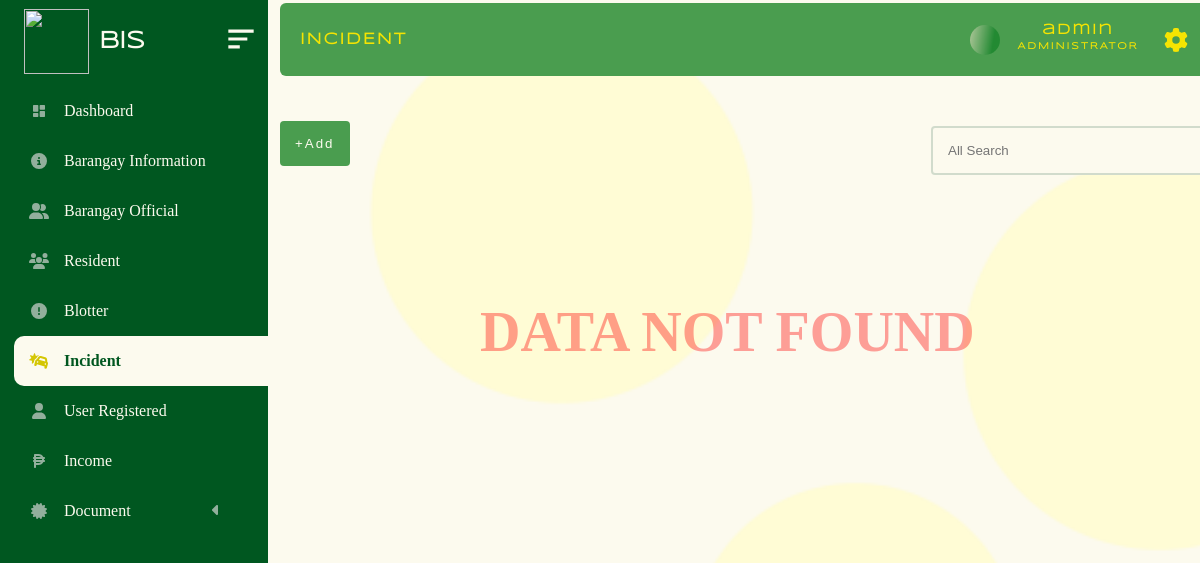
/administrator/admin_panel/incident.php (signed in), run on an earlier commit of the app's database.
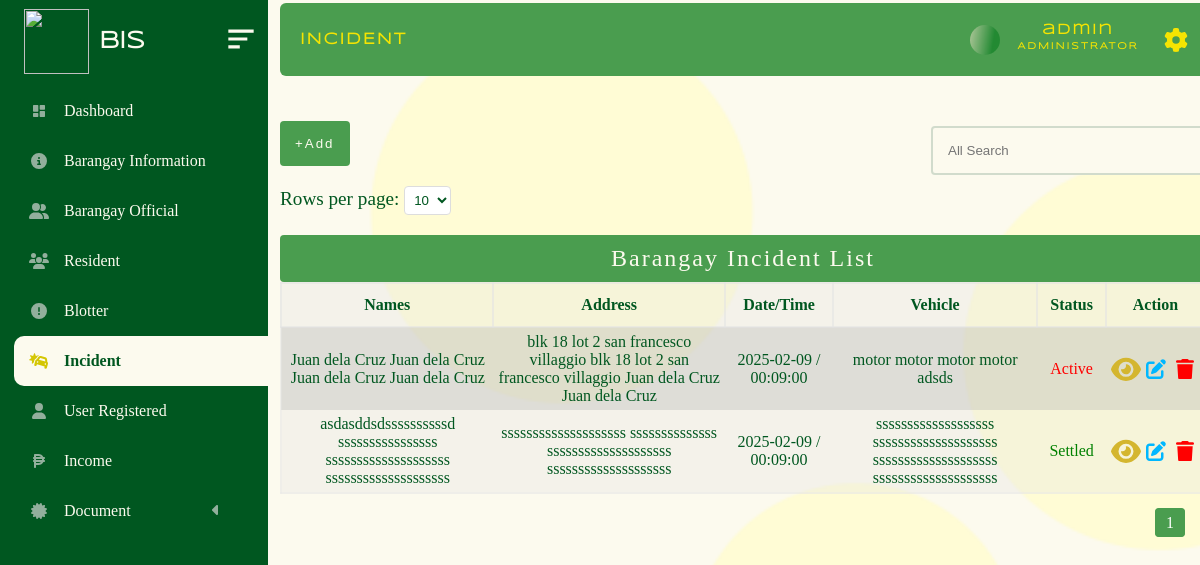
And on a later commit of the database.
### tables this page shows
CREATE TABLE `barangay_incident` (
  `id` bigint(20) NOT NULL,
  `date` date NOT NULL,
  `time` time NOT NULL,
  `name_involve` varchar(200) NOT NULL,
  `address` varchar(200) NOT NULL,
  `vehicle` varchar(200) NOT NULL,
  `license` varchar(200) NOT NULL,
  `plate_no` varchar(200) NOT NULL,
  `cause_incident` varchar(200) NOT NULL,
  `status` int(11) NOT NULL
);

### administrator/admin_panel/incident_folder/incident.php (the view, shortened to what this page needs)
<!DOCTYPE html>
<html lang="en">
<head>
</head>
<body>
            <?php require("../../database/conn_db.php");
            $page = isset($_GET['page']) ? (int)$_GET['page'] : 1;
            $limit = isset($_GET['limit']) ? (int)$_GET['limit'] : 10;
            $limit = $limit > 0 ? $limit : 10;
            $offset = ($page - 1) * $limit;
            $countQuery = "SELECT COUNT(*) AS total FROM barangay_official";
            $countResult = $conn->query($countQuery);
            $totalRows = $countResult->fetch_assoc()['total'];
            $totalPages = ceil($totalRows / $limit);
            $sql = "SELECT * FROM barangay_incident ORDER BY id DESC LIMIT $limit OFFSET $offset ";
            $result = $conn->query($sql);
            if ($result->num_rows > 0) {?>
                <div class="limit-selector">
                    <form method="GET" action="">
                        <label for="limit">Rows per page:</label>
                        <select name="limit" id="limit" onchange="this.form.submit()">
                            <option value="10" <?php if ($limit == 10) echo 'selected'; ?>>10</option>
                        </select>
                    </form>
                </div>
            <table>
                    <caption>Barangay Incident List</caption>
                    <tr>
                        <th>Names</th>
                        <th>Address</th>
                        <th>Date/Time</th>
                        <th>Vehicle</th>
                        <th>Status</th>
                        <th>Action</th>
                    </tr>
                    <?php
                         while($row = $result->fetch_assoc()) {
                            $date = $row ["date"];
                            $time = $row ["time"];
                            $name_involve = $row ["name_involve"];
                            $address = $row ["address"];
                            $vehicle = $row ["vehicle"];
                            $status = $row ["status"];
                            ?>
                             <tr class = "table_hover">
                                    <td><?php echo  $name_involve ?></td>
                                    <td><?php echo  $address ?></td>
                                    <td><?php echo  $date . " / " .  $time ?></td>
                                    <td><?php echo  $vehicle ?></td>
                                    <td><?php  $status;
                                        if($status == 1){
                                            echo "<p style='color:red;'>Active</p>";
                                        }elseif($status == 2){
                                            echo "<p style='color:green;'>Settled</p>";
                                        }
                                        elseif($status == 3){
                                            echo "<p style='color:orange;'>Schedule</p>";
                                        }
                                    ?></td>
                                <td>
                                    <div id = "form_up_del_official">
                                    <button  id = "view_resident_btn"  class = "view_btn" data-id= <?php echo $row ["id"] ?>>
                                    </button>
                                        <button  id = "update_official_btn" class = "update_btn" data-id= <?php echo $row ["id"] ?>></button>
                                        <button id = "delete_official_btn" class = "delete_btn_blotter" data-id= <?php echo $row ["id"] ?>></button>
                                    </div>
                                </td>
                            </tr>
                            <?php
                        }
                    ?>
            </table>
<div class="pagination">
    <?php for ($i = 1; $i <= $totalPages; $i++): ?>
        <a href="?page=<?php echo $i; ?>&limit=<?php echo $limit; ?>" class="<?php echo $i == $page ? 'active' : ''; ?>">
            <?php echo $i; ?>
        </a>
    <?php endfor; ?>
</div>
<?php
} else { ?>
    <div class = "Data-not-found">
    <h1>DATA NOT FOUND</h1>
    </div>
    <?php
}
?>
                        <?php include("update_temp.php");?>
                        <?php include('view_temp.php')?>
</body>
</html>

What changed in the data, as far as the page shows it:
added barangay_incident: name_involve "Juan dela Cruz Juan dela Cruz Juan dela Cruz Juan dela Cruz", address "blk 18 lot 2 san francesco villaggio blk 18 lot 2 san francesco villaggio Juan dela Cruz Juan dela Cruz", date "2025-02-09", time "00:09:00", vehicle "motor motor motor motor adsds", status "Active"
added barangay_incident: name_involve "asdasddsdssssssssssd ssssssssssssssss ssssssssssssssssssss ssssssssssssssssssss", address "ssssssssssssssssssss ssssssssssssss ssssssssssssssssssss ssssssssssssssssssss", date "2025-02-09", time "00:09:00", vehicle "sssssssssssssssssss ssssssssssssssssssss ssssssssssssssssssss ssssssssssssssssssss", status "Settled"
Also different on the page:
form field limit: (not shown) → "10"
text no longer shown: "DATA NOT FOUND"
text now shown: "Rows per page: Barangay Incident List Names Address Date/Time Vehicle Status Action"
new list line: "1"
